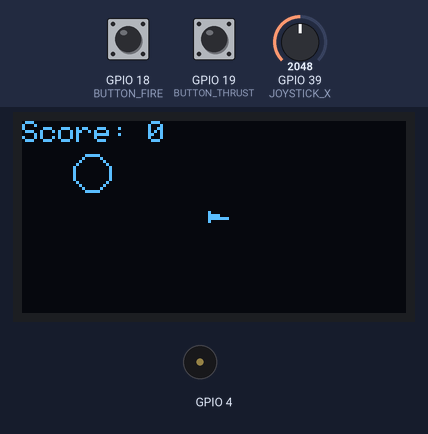
The sketch below on a simulated ESP32. Shown: 128×64 one-colour display, buzzer (waves = sounding). The test bench sets the inputs (shaded band); at power-on: GPIO 19 (BUTTON_THRUST) HIGH, GPIO 39 (JOYSTICK_X) = 2048, GPIO 18 (BUTTON_FIRE) HIGH. Random numbers use the default seed unless the sketch sets one; EEPROM starts erased.

Above: at 4.2 s.
4.3 s: GPIO 19 (BUTTON_THRUST) pulled LOW for 0.15 s
At 4.56 s:
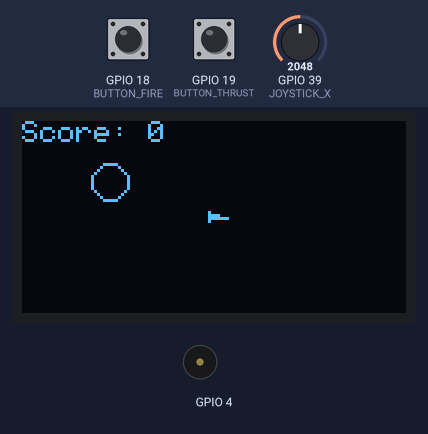
5.9 s: GPIO 39 (JOYSTICK_X) set to 0
At 6.17 s:
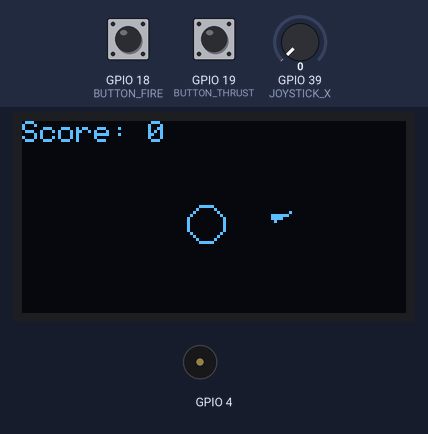
7.5 s: GPIO 19 (BUTTON_THRUST) pulled LOW for 0.15 s
At 7.77 s:
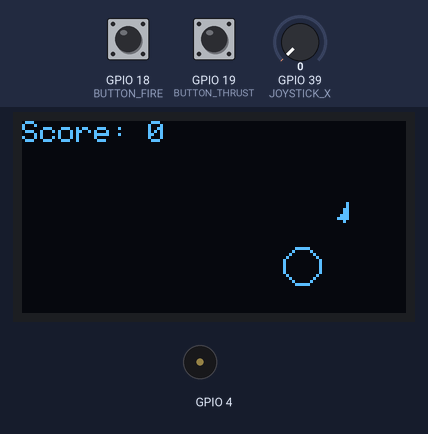
10.6 s: GPIO 18 (BUTTON_FIRE) pulled LOW for 0.15 s
At 10.97 s:
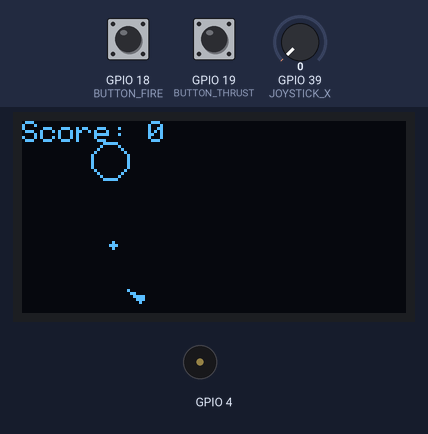
13.7 s: GPIO 39 (JOYSTICK_X) set to 140
At 15.88 s:
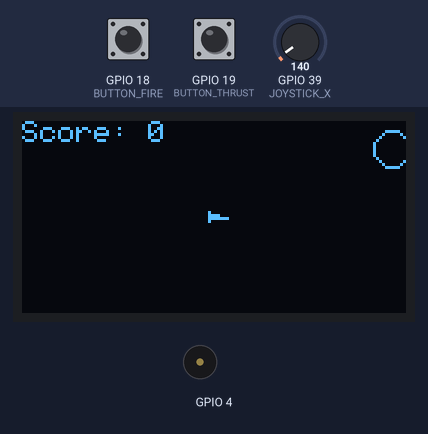
16.7 s: GPIO 18 (BUTTON_FIRE) pulled LOW for 1 s
At 18.56 s:
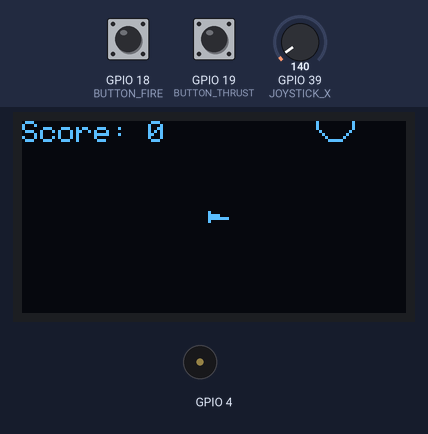
Timing chart, 0 to 20.1 s (numbered marks = the images above; inputs shaded):
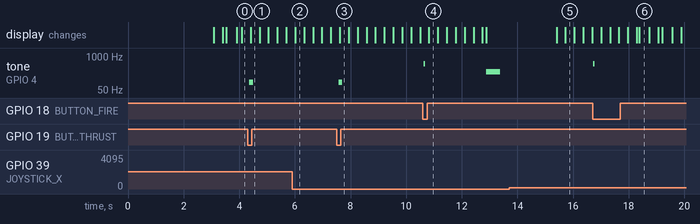

Measured:
- after the input at 7.5 s, tone on GPIO 4: silent → 100 Hz after 0.07 s, → silent 0.14 s later
- after the input at 16.7 s, tone on GPIO 4: silent → 500 Hz at once, → silent 0.05 s later

The sketch:

asteroids.ino
```cpp
#include <Adafruit_GFX.h>
#include <Adafruit_SSD1306.h>
#include <Arduino.h>
#include <Preferences.h>

Preferences preferences;
int highScore;

#define BUTTON_THRUST 19
#define BUTTON_FIRE 18
#define JOYSTICK_X 39
#define JOYSTICK_Y 36

#define SCREEN_WIDTH 128
#define SCREEN_HEIGHT 64
#define OLED_RESET -1
Adafruit_SSD1306 display(SCREEN_WIDTH, SCREEN_HEIGHT, &Wire, OLED_RESET);

#define JOYSTICK_DEADZONE 2000
#define ROTATION_SPEED 0.20f

#define SHIP_SIZE 4
#define MAX_SHIP_SPEED 3.0f

#define BULLET_SIZE 1
#define MAX_BULLET_DISTANCE 100
#define MAX_BULLETS 3

#define BIG_ASTEROID_SIZE 6
#define SMALL_ASTEROID_SIZE 3
#define MAX_ASTEROIDS 20
#define INITIAL_ASTEROIDS 1

#define BUZZER 4
#define SOUND_DURATION_MS 10

#define SAFE_ZONE_SIZE 30 // Size of the safe zone around the ship

struct Ship {
  float x, y;
  float dx, dy;
  float angle;
};

struct Bullet {
  float x, y;
  float dx, dy;
  int distance;
  bool active;
};

Bullet bullets[MAX_BULLETS];

struct Asteroid {
  float x, y;
  float dx, dy;
  int size;
  bool active;
};

Ship ship;
Bullet bullet;
Asteroid asteroids[MAX_ASTEROIDS];

bool fireButtonPressed = false;

enum SoundType {
  FIRE,
  EXPLODE,
  THRUST,
  NONE
};

struct Sound {
  SoundType type;
  bool newSound;
  unsigned long soundEnd;
};

Sound gameSound;

unsigned long score = 0;
int level = 1;

void setup() {
  Serial.begin(9600);
  pinMode(BUTTON_THRUST, INPUT_PULLUP);
  pinMode(BUTTON_FIRE, INPUT_PULLUP);

  if (!display.begin(SSD1306_SWITCHCAPVCC, 0x3C)) {
    Serial.println(F("SSD1306 allocation failed"));
    for (;;);
  }

  // init buzzer
  if (!ledcAttachChannel(BUZZER, 2000, 8, 0)) { // pin, freq, resolution, channel
    Serial.println(F("Buzzer pwm init failed"));
    for (;;);
    }

  // high score in asteriods name space
  preferences.begin("asteroids", false);

  // trigger high score reset
  if (!digitalRead(BUTTON_THRUST) && !digitalRead(BUTTON_FIRE)) {

    // Save the reset high score
    preferences.putInt("highScore", 0);

    display.clearDisplay();
    display.setTextSize(1);
    display.setTextColor(WHITE);
    display.setCursor(0, 0);
    display.println("High Score Reset!");
    display.display();

    delay(1000);
  }

  highScore = preferences.getInt("highScore", 0);

  showStartupLogo();
  startGame();
}

void showStartupLogo() {
  display.clearDisplay();
  display.setTextSize(2);
  display.setTextColor(WHITE);
  display.setCursor(0, 0);
  display.println("Asteroids");
  display.setTextSize(1);
  display.println();
  display.print("High Score: ");
  display.print(highScore);
  display.display();
  delay(3000);
}

void startGame() {
  gameSound = {NONE, false, 0};
  score = 0;
  level = 1;
  resetGameObjects();
}

bool isInSafeZone(float x, float y) {
  float shipCenterX = SCREEN_WIDTH / 2.0f;
  float shipCenterY = SCREEN_HEIGHT / 2.0f;
  return (abs(x - shipCenterX) < SAFE_ZONE_SIZE && abs(y - shipCenterY) < SAFE_ZONE_SIZE);
}

void resetGameObjects() {
  ship = {SCREEN_WIDTH / 2.0f, SCREEN_HEIGHT / 2.0f, 0, 0, 0};
  bullet = {0, 0, 0, 0, 0, false};

  for (int i = 0; i < MAX_BULLETS; i++) {
    bullets[i] = {0, 0, 0, 0, 0, false};
  }

  for (int i = 0; i < MAX_ASTEROIDS; i++) {
    asteroids[i].active = false;
  }

  for (int i = 0; i < INITIAL_ASTEROIDS + level - 1; i++) {
    float x, y;
    do {
      x = random(SCREEN_WIDTH);
      y = random(SCREEN_HEIGHT);
    } while (isInSafeZone(x, y));

    float angle = random(360) * PI / 180.0f;
    asteroids[i] = {
      x, y,
      cos(angle), sin(angle),
      BIG_ASTEROID_SIZE, true
    };
  }
}

void loop() {
  handleInput();
  updateGame();
  checkCollisions();
  render();
  playSound();

  delay(20);  // Adjust for desired frame rate
}

void handleInput() {
  int joystickX = analogRead(JOYSTICK_X) - 2048;

  if (abs(joystickX) > JOYSTICK_DEADZONE) {
    ship.angle += (float)joystickX / 2048.0f * ROTATION_SPEED;
    if (ship.angle < 0) ship.angle += 2 * PI;
    if (ship.angle >= 2 * PI) ship.angle -= 2 * PI;
  }

  if (!digitalRead(BUTTON_THRUST)) {
    float thrustX = cos(ship.angle) * 0.2f;
    float thrustY = sin(ship.angle) * 0.2f;
    ship.dx += thrustX;
    ship.dy += thrustY;

    float speed = sqrt(ship.dx * ship.dx + ship.dy * ship.dy);
    if (speed > MAX_SHIP_SPEED) {
      ship.dx = (ship.dx / speed) * MAX_SHIP_SPEED;
      ship.dy = (ship.dy / speed) * MAX_SHIP_SPEED;
    }

    gameSound.newSound = true;
    gameSound.type = THRUST;
  }

  // Handle fire button
  bool currentFireButtonState = !digitalRead(BUTTON_FIRE);
  if (currentFireButtonState && !fireButtonPressed) {
    fireBullet();
  }
  fireButtonPressed = currentFireButtonState;
}

void fireBullet() {
  for (int i = 0; i < MAX_BULLETS; i++) {
    if (!bullets[i].active) {
      bullets[i].x = ship.x;
      bullets[i].y = ship.y;
      bullets[i].dx = cos(ship.angle) * 4;
      bullets[i].dy = sin(ship.angle) * 4;
      bullets[i].distance = 0;
      bullets[i].active = true;

      gameSound.newSound = true;
      gameSound.type = FIRE;
      return;  // Exit after firing one bullet
    }
  }
}

void updateGame() {
  // Update ship position
  ship.x += ship.dx;
  ship.y += ship.dy;
  wrapAround(ship.x, ship.y);

  // Update bullets
  for (int i = 0; i < MAX_BULLETS; i++) {
    if (bullets[i].active) {
      bullets[i].x += bullets[i].dx;
      bullets[i].y += bullets[i].dy;
      bullets[i].distance += 4;
      wrapAround(bullets[i].x, bullets[i].y);

      if (bullets[i].distance >= MAX_BULLET_DISTANCE) {
        bullets[i].active = false;
      }
    }
  }

  // Update asteroids
  for (int i = 0; i < MAX_ASTEROIDS; i++) {
    if (asteroids[i].active) {
      asteroids[i].x += asteroids[i].dx;
      asteroids[i].y += asteroids[i].dy;
      wrapAround(asteroids[i].x, asteroids[i].y);
    }
  }

  // Check if all asteroids are destroyed
  bool allDestroyed = true;
  for (int i = 0; i < MAX_ASTEROIDS; i++) {
    if (asteroids[i].active) {
      allDestroyed = false;
      break;
    }
  }

  if (allDestroyed) {
    level++;
    resetGameObjects();
  }
}

void wrapAround(float &x, float &y) {
  if (x < 0) x = SCREEN_WIDTH;
  if (x > SCREEN_WIDTH) x = 0;
  if (y < 0) y = SCREEN_HEIGHT;
  if (y > SCREEN_HEIGHT) y = 0;
}

void checkCollisions() {
  // Check bullet collisions with asteroids
  for (int b = 0; b < MAX_BULLETS; b++) {
    if (bullets[b].active) {
      for (int a = 0; a < MAX_ASTEROIDS; a++) {
        if (asteroids[a].active) {
          if (distance(bullets[b].x, bullets[b].y, asteroids[a].x, asteroids[a].y) < asteroids[a].size) {
            bullets[b].active = false;
            score++;

            if (asteroids[a].size == BIG_ASTEROID_SIZE) {
              splitAsteroid(a);
            } else {
              asteroids[a].active = false;
            }

            gameSound.newSound = true;
            gameSound.type = EXPLODE;
            break;
          }
        }
      }
    }
  }

  // Check ship collision with asteroids
  for (int i = 0; i < MAX_ASTEROIDS; i++) {
    if (asteroids[i].active) {
      if (distance(ship.x, ship.y, asteroids[i].x, asteroids[i].y) < asteroids[i].size + SHIP_SIZE / 2) {
        gameOver();
        return;
      }
    }
  }
}

float distance(float x1, float y1, float x2, float y2) {
  return sqrt((x2 - x1) * (x2 - x1) + (y2 - y1) * (y2 - y1));
}

void splitAsteroid(int index) {
  asteroids[index].active = false;

  for (int i = 0; i < 2; i++) {
    int newIndex = findInactiveAsteroid();
    if (newIndex != -1) {
      float angle = random(360) * PI / 180.0f;
      asteroids[newIndex] = {
        asteroids[index].x, asteroids[index].y,
        cos(angle), sin(angle),
        SMALL_ASTEROID_SIZE, true
      };
    }
  }
}

int findInactiveAsteroid() {
  for (int i = 0; i < MAX_ASTEROIDS; i++) {
    if (!asteroids[i].active) {
      return i;
    }
  }
  return -1;
}

void render() {
  display.clearDisplay();

  // Draw ship
  int x1 = ship.x + SHIP_SIZE * cos(ship.angle);
  int y1 = ship.y + SHIP_SIZE * sin(ship.angle);
  int x2 = ship.x + SHIP_SIZE/2 * cos(ship.angle + 2.5);
  int y2 = ship.y + SHIP_SIZE/2 * sin(ship.angle + 2.5);
  int x3 = ship.x + SHIP_SIZE/2 * cos(ship.angle - 2.5);
  int y3 = ship.y + SHIP_SIZE/2 * sin(ship.angle - 2.5);
  display.fillTriangle(x1, y1, x2, y2, x3, y3, WHITE);

  // Draw bullets
  for (int i = 0; i < MAX_BULLETS; i++) {
    if (bullets[i].active) {
      display.fillCircle(bullets[i].x, bullets[i].y, BULLET_SIZE, WHITE);
    }
  }

  // Draw asteroids
  for (int i = 0; i < MAX_ASTEROIDS; i++) {
    if (asteroids[i].active) {
      display.drawCircle(asteroids[i].x, asteroids[i].y, asteroids[i].size, WHITE);
    }
  }

  // Display score
  display.setTextSize(1);
  display.setTextColor(WHITE);
  display.setCursor(0, 0);
  display.print("Score: ");
  display.print(score);

  display.display();
}

void playSound() {
  if (gameSound.newSound) {
    switch (gameSound.type) {
      case FIRE:
        ledcWriteTone(BUZZER, 500);
        break;
      case EXPLODE:
        ledcWriteTone(BUZZER, 200);
        break;
      case THRUST:
        ledcWriteTone(BUZZER, 100);
        break;
      default:
        ledcWriteTone(BUZZER, 0);
        break;
    }

    gameSound.newSound = false;
    gameSound.soundEnd = millis() + SOUND_DURATION_MS;
  }

  if (millis() > gameSound.soundEnd) {
    ledcWriteTone(BUZZER, 0);
  }
}

void gameOver() {
  display.clearDisplay();
  display.setTextSize(2);
  display.setTextColor(WHITE);
  display.setCursor(10, 10);
  display.println("GAME OVER");
  display.setTextSize(1);
  display.setCursor(10, 40);
  display.print("Score: ");
  display.println(score);

  if (score > highScore) {
    highScore = score;
    preferences.putInt("highScore", highScore);
    display.setCursor(10, 50);
    display.println("New High Score!");
  }

  display.display();

  ledcWriteTone(BUZZER, 250);
  delay(500);
  ledcWriteTone(BUZZER, 0);
  delay(2000);

  startGame();
}
```
